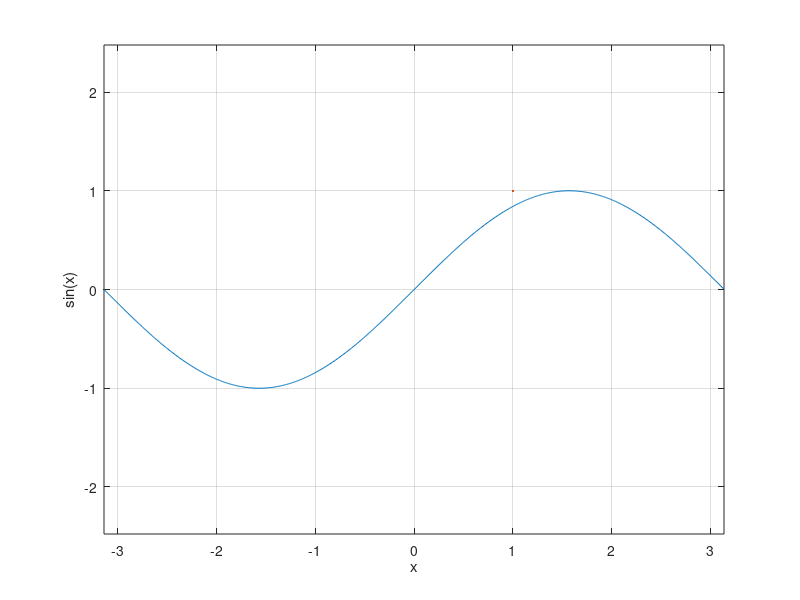

The MATLAB script that drew this image: (Note: this script raises an error after producing the figure.)
clear
clc
%%
% 2D–Plot: Gegeben ist die Funktion f(x) = sin(x). 
% Plotten Sie die Funktion im Intervall -π ≤ x ≤ π mit
% geeigneten Einstellungen.

x = -pi:0.01:pi;
figure(1)
plot(x,sin(x),LineWidth=1)
xlim tight
ylim tight
grid on
xlabel('x')
ylabel('sin(x)')
axis equal

%%
% 3D–Quadplot: Erstellen Sie ein Programm, welches beliebige 3D–Flächen 
% im Raum plottet, wobei die Flächen aus einer beliebigen Anzahl an
% Vierecken bestehen können. Als erster Schritt soll die allgemeine 
% Funktion Fkt. 0 zum Plotten beliebiger Vierecke erstellt werden. Diese 
% soll alle Vierecke in jeweils zwei Dreiecke unterteilen und dann diese
% mithilfe der Matlab-Plot-Funktion trisurf plotten. Als zweiter Schritt
% soll die Funktion verwendet werden, um folgende 3D–Fläche zu plotten: 
% Gegeben ist ein Gitter bestehend aus 4 Vierecken mit den Eckkoordinaten 
% x = -1, 0, 1 und y = -1, 0, 1. Die z-Koordinate in den Ecken der Vierecke
% ist durch die Funktion f(x, y) = x^2 + y^2 gegeben.

nodes = [-1, -1; 0, -1; 1, -1; -1, 0; 0, 0; 1, 0; -1, 1; 0, 1; 1, 1];

elements = [1, 2, 5, 4; 2, 3, 6, 5; 4, 5, 8, 7; 5, 6, 9, 8];

sol = [2; 1; 2; 1; 0; 1; 2; 1; 2];

figure(2)
quadplot(nodes,elements,sol)
xlabel('x')
ylabel('y')
zlabel('f(x,y)')